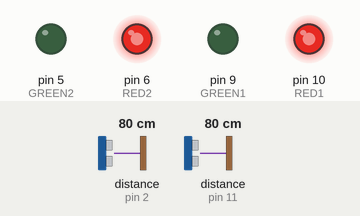
Simulated run of this sketch. Board: Arduino Uno, built with avr-gcc and run on an emulated ATmega328P. Shown: output pins drawn as LEDs (lit = HIGH). Wiring (inferred from the names in the program): 2 × ultrasonic range finder: trigger pin 3, echo pin 2 / trigger pin 12, echo pin 11. The inputs (shaded band) are chosen by the test bench; at power-on: distance to the obstacle (sensors on pin 2, pin 11) 80 cm. The echo pulse lasts 58.3 µs per cm; pins used as bus, display or sensor lines are not drawn.

Above: at 0.05 s.
At 3.5 s:
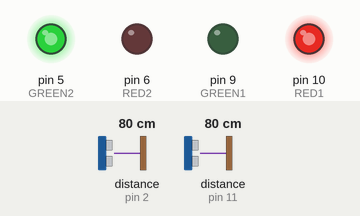
At 7.0 s:
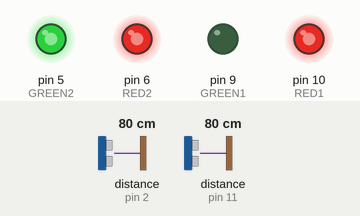
At 10.5 s:
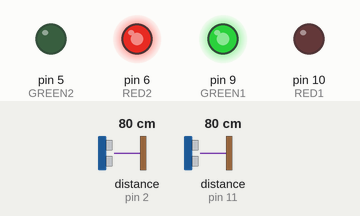
At 14.0 s:
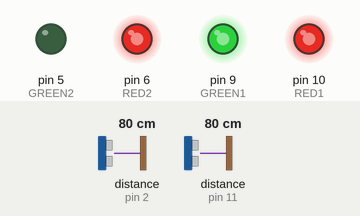
Timing chart, 0 to 18.2 s (numbered marks = the images above):
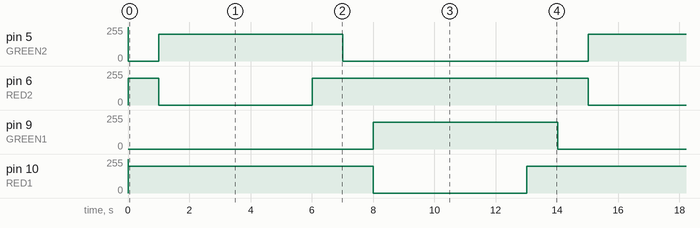

Measured:
- by itself, pin 5 (GREEN2): repeats every 14.0 s: 200/255 6.0 s, 0/255 8.0 s
- by itself, pin 6 (RED2): repeats every 14.0 s: 0/255 5.0 s, 200/255 9.0 s
- by itself, pin 9 (GREEN1): alternates 200/255 for 6.0 s and 0/255 for 8.0 s
- by itself, pin 10 (RED1): alternates 200/255 for 9.0 s and 0/255 for 5.0 s

The sketch:

ArduinoTrafficLights.ino
```cpp
//Define pins

#define GREEN1 9
#define RED1 10

#define GREEN2 5
#define RED2 6

#define ECHO_PIN1 11
#define TRIG_PIN1 12

#define ECHO_PIN2 2
#define TRIG_PIN2 3


void setup() {
  // put your setup code here, to run once:
  Serial.begin(115200);
  pinMode(RED1,OUTPUT);
  pinMode(GREEN1, OUTPUT);
  digitalWrite(RED1, HIGH);
  digitalWrite(GREEN1, LOW);

  pinMode(TRIG_PIN1, OUTPUT);
  pinMode(ECHO_PIN1, INPUT);
  pinMode(TRIG_PIN2, OUTPUT);
  pinMode(ECHO_PIN2, INPUT);


  pinMode(RED2,OUTPUT);
  pinMode(GREEN2, OUTPUT);
  digitalWrite(RED2, LOW);
  digitalWrite(GREEN2, HIGH);

}

float readDistanceCM1() {
  digitalWrite(TRIG_PIN1, LOW);
  delayMicroseconds(2);
  digitalWrite(TRIG_PIN1, HIGH);
  delayMicroseconds(10);
  digitalWrite(TRIG_PIN1, LOW);
  int duration = pulseIn(ECHO_PIN1, HIGH);
  return duration * 0.034 / 2;
}

float readDistanceCM2() {
  digitalWrite(TRIG_PIN2, LOW);
  delayMicroseconds(2);
  digitalWrite(TRIG_PIN2, HIGH);
  delayMicroseconds(10);
  digitalWrite(TRIG_PIN2, LOW);
  int duration = pulseIn(ECHO_PIN2, HIGH);
  return duration * 0.034 / 2;
}

   //define variables
  int red1Value;
  int green1Value;


  //define variables
  int red2Value;
  int green2Value;

void loop() {


  #define delayTime 5000 //fading time between colors (in ms)
  #define delayTime2 1000


  float distance1 = readDistanceCM1();
  float distance2 = readDistanceCM2();

  bool isNearby1 = distance1 < 3;
  bool isNearby2 = distance2 < 3;

if(isNearby1 == isNearby2){

  red1Value = 200;
  green1Value = 0;

  red2Value = 200;
  green2Value = 0;

  analogWrite(RED1, red1Value);
  analogWrite(GREEN1, green1Value);
  analogWrite(RED2, red2Value);
  analogWrite(GREEN2, green2Value);
  delay(delayTime2);


   red1Value = 200;
  green1Value = 0;

  red2Value = 0;
  green2Value = 200;

  analogWrite(RED1, red1Value);
  analogWrite(GREEN1, green1Value);
  analogWrite(GREEN2, green2Value);
  analogWrite(RED2, red2Value);
  delay(delayTime);

  red1Value = 200;
  green1Value = 0;

  red2Value = 200;
  green2Value = 200;


  analogWrite(RED1, red1Value);
  analogWrite(GREEN1, green1Value);
  analogWrite(GREEN2, green2Value);
  analogWrite(RED2, red2Value);
  delay(delayTime2);

   red1Value = 200;
  green1Value = 0;

  red2Value = 200;
  green2Value = 0;

  analogWrite(RED1, red1Value);
  analogWrite(GREEN1, green1Value);
  analogWrite(RED2, red2Value);
  analogWrite(GREEN2, green2Value);
  delay(delayTime2);

  red1Value = 0;
  green1Value = 200;

  red2Value = 200;
  green2Value = 0;


  analogWrite(RED1, red1Value);
  analogWrite(GREEN1, green1Value);
  analogWrite(RED2, red2Value);
  analogWrite(GREEN2, green2Value);
  delay(delayTime);

  red1Value = 200;
  green1Value = 200;

  red2Value = 200;
  green2Value = 0;


  analogWrite(RED1, red1Value);
  analogWrite(GREEN1, green1Value);
  analogWrite(RED2, red2Value);
  analogWrite(GREEN2, green2Value);
  delay(delayTime2);

  isNearby1 = distance1 < 5;
  isNearby2 = distance2 < 5;


}

 if(isNearby1 && !isNearby2)
{

  red1Value = 0;
  green1Value = 200;

  red2Value = 200;
  green2Value = 0;

  analogWrite(RED1, red1Value);
  analogWrite(GREEN1, green1Value);
  analogWrite(RED2, red2Value);
  analogWrite(GREEN2, green2Value);
  delay(delayTime2);

}

if(!isNearby1 && isNearby2)
{


  red1Value = 200;
  green1Value = 0;

  red2Value = 0;
  green2Value = 200;


  analogWrite(RED1, red1Value);
  analogWrite(GREEN1, green1Value);
  analogWrite(RED2, red2Value);
  analogWrite(GREEN2, green2Value);
  delay(delayTime2);

}

}
```
